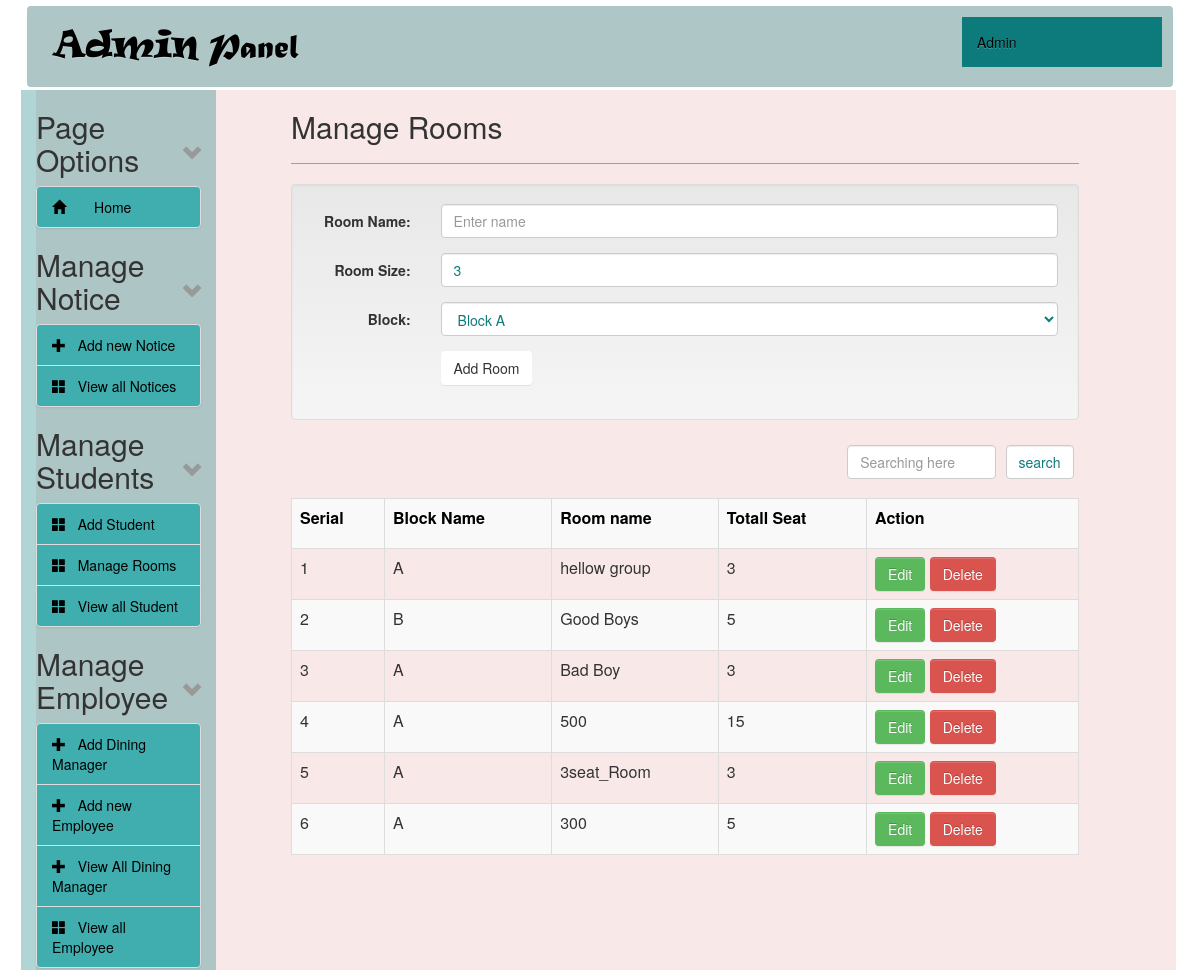
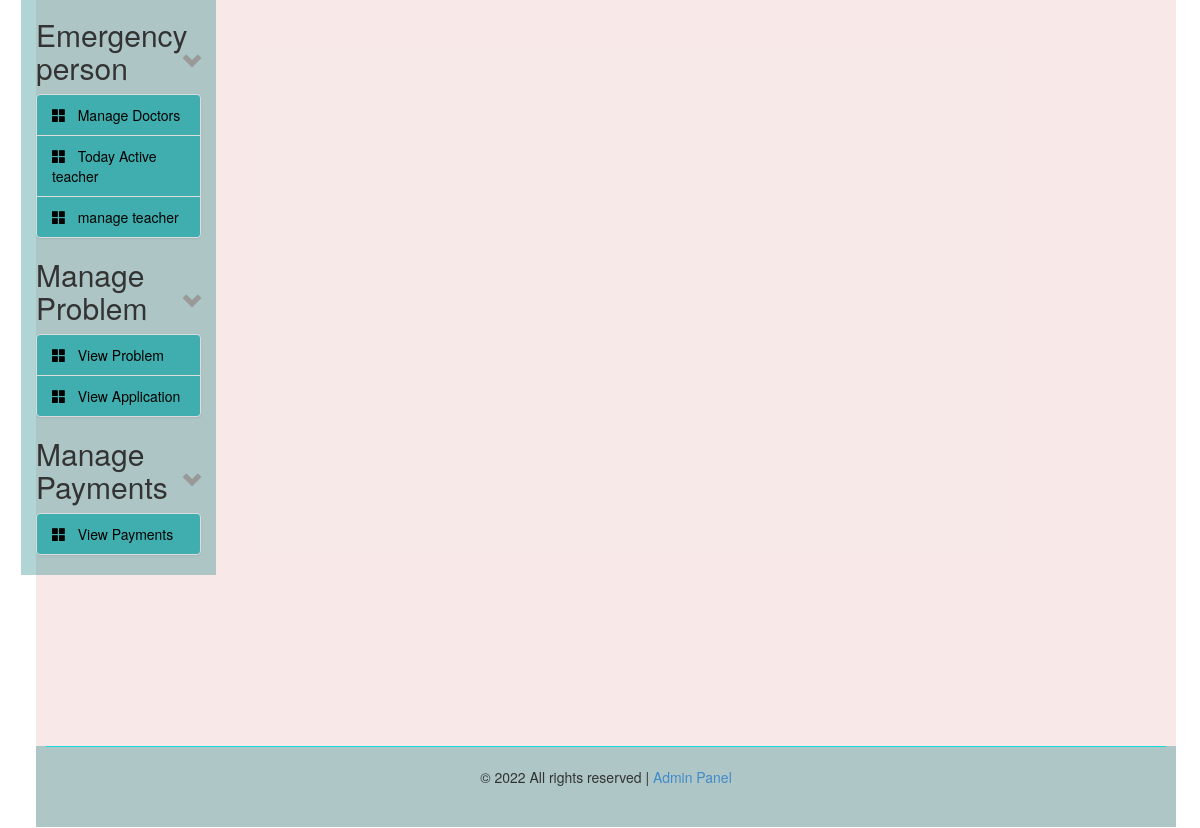
Page /admin/manage_rooms.php (signed in) on the committed database (2 pictures, top to bottom).
### tables this page shows
CREATE TABLE `tbl_rooms` (
  `id` int(11) NOT NULL,
  `name` varchar(100) NOT NULL,
  `block` varchar(10) NOT NULL,
  `size` int(11) DEFAULT NULL
);

### admin/manage_rooms.php (the view, shortened to what this page needs)
<?php
include '../config.php';
?>
<?php include("header.php"); ?>
<div class="col-sm-9 col-md-9 col-lg-9">
  <div id="content">
    <h2>Manage Rooms</h2><hr />
    <div class="wrapper-manage-Room">
      <div class="well">
        <form class="form-horizontal" role="form" action="" method="post">
          <div class="form-group">
            <label class="control-label col-sm-2" for="name">Room Name:</label>
            <div class="col-sm-10">
              <input type="text" class="form-control" id="name" name="name" placeholder="Enter name">
            </div>
          </div>
          <div class="form-group">
            <label class="control-label col-sm-2" for="name">Room Size:</label>
            <div class="col-sm-10">
              <input type="number" class="form-control" id="size" name="size" placeholder="Enter Room size" value="3">
            </div>
          </div>
          <div class="form-group">
            <label class="control-label col-sm-2" for="name">Block:</label>
            <div class="col-sm-10">
              <select class="form-control" name="block">
                <option value="A">Block A</option>
              </select>
            </div>
          </div>
          <div class="form-group">
            <div class="col-sm-offset-2 col-sm-10">
              <button type="submit" name="form1" class="btn btn-default">Add Room</button>
            </div>
          </div>
        </form>
      </div>
     <div class="">
       <form class="" action="" method="post">
       <table>
         <tr>
           <td width="70%"></td>
           <td><input type="text" class="form-control" name="val" value="" placeholder="Searching here"></td>
           <td><input type="submit" class="form-control" name="search" value="search"></td>
         </tr>
       </table>
       </form>
     </div>
      <table class="table table-responsive table-striped table-bordered">
        <tr id="mang-tbl-header">
          <th>Serial</th>
          <th>Block Name</th>
          <th>Room name</th>
          <th>Totall Seat</th>
          <th >Action</th>
        </tr>
        <?php
        $i = 0;
        if (isset($_POST['search'])) {
          $searchVal=$_POST['val'];
          $statement=$db->prepare("SELECT * FROM tbl_rooms where name LIKE '%{$searchVal}%' or size='$searchVal'  or block='$searchVal'");
          $statement->execute();
        }else{
          $statement = $db->prepare("SELECT * FROM tbl_rooms ORDER BY name DESC");
          $statement->execute();
        }
        $result = $statement->fetchAll(PDO::FETCH_ASSOC);
        foreach ($result as $row) {
          $i++;
          ?>
          <tr>
            <td><?= $i; ?></td>
            <td><?= $row['block']; ?></td>
            <td><?= $row['name']; ?></td>
              <td><?= $row['size']; ?></td>
            <td><a class="btn btn-success" data-toggle="modal" href="#editModal<?= $i; ?>" > Edit </a>
              <a class="btn btn-danger" onclick='return confirmDeleteRoom();' href="manage_rooms.php?id=<?= $row['id']; ?>">Delete
              </a>
            </td>
          </tr>
          <?php
        }
        ?>
      </table>
    </div>
  </div>
</div>
<?php include("footer.php"); ?>

### admin/style-admin.css (style rules this page uses)
#content { margin-left:60px; height: auto; }
th { text-align: center; }
#mang-tbl-header { color: #000; background: #0D7B7B; height: 50px; }
td, th { padding: 5px; text-align: left; }
.form-control { display: block; width: 100%; height: 34px; padding: 6px 12px; font-size: 14px; line-height: 1.42857143; color: #0D7B7B; background-color: #fff; background-image: none; border: 1px solid #ccc; border-radius: 4px; -webkit-box-shadow: inset 0 1px 1px rgba(0,0,0,.075); box-shadow: inset 0 1px 1px rgba(0,0,0,.075); -webkit-transition: border-color ease-in-out .15s,-webkit-box-shadow ease-in-out .15s; -o-transition: border-color ease-in-out .15s,box-shadow ease-in-out .15s; transition: border-color ease-in-out .15s,box-shadow ease-in-out .15s; }
label { display: inline-block; max-width: 100%; margin-bottom: 5px; font-weight: 700; }
.btn { display: inline-block; padding: 6px 12px; margin-bottom: 0; font-size: 14px; font-weight: 400; line-height: 1.42857143; text-align: center; white-space: nowrap; vertical-align: middle; -ms-touch-action: manipulation; touch-action: manipulation; cursor: pointer; -webkit-user-select: none; -moz-user-select: none; -ms-user-select: none; user-select: none; background-image: none; border: 1px solid transparent; border-radius: 4px; }
button, input, select, textarea { font-family: inherit; font-size: inherit; line-height: inherit; }
button, html input[type=button], input[type=reset], input[type=submit] { -webkit-appearance: button; cursor: pointer; }
button, select { text-transform: none; }
button { overflow: visible; }
button, input, optgroup, select, textarea { margin: 0; font: inherit; color: inherit; }
label { cursor: default; }
hr { margin-top: 20px; margin-bottom: 20px; border: 0; border-top: 1px solid #16DADA; }

### rows in the picture
tbl_rooms: block "A", name "hellow group", size "3"
tbl_rooms: block "B", name "Good Boys", size "5"
tbl_rooms: block "A", name "Bad Boy", size "3"
tbl_rooms: block "A", name "500", size "15"
tbl_rooms: block "A", name "3seat_Room", size "3"
tbl_rooms: block "A", name "300", size "5"
